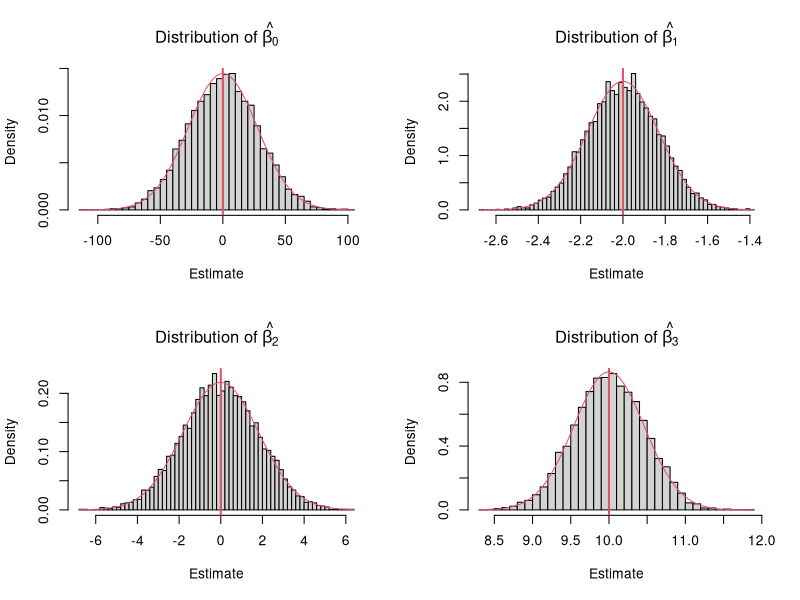
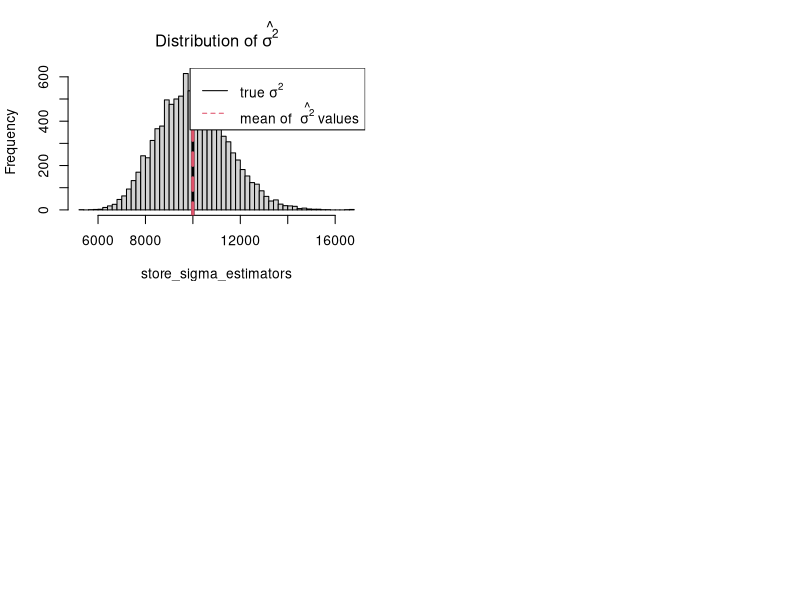
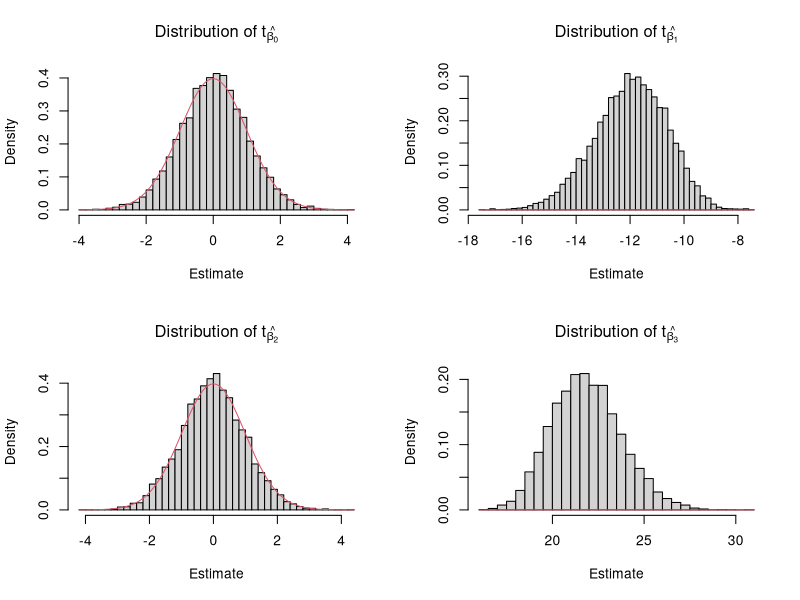
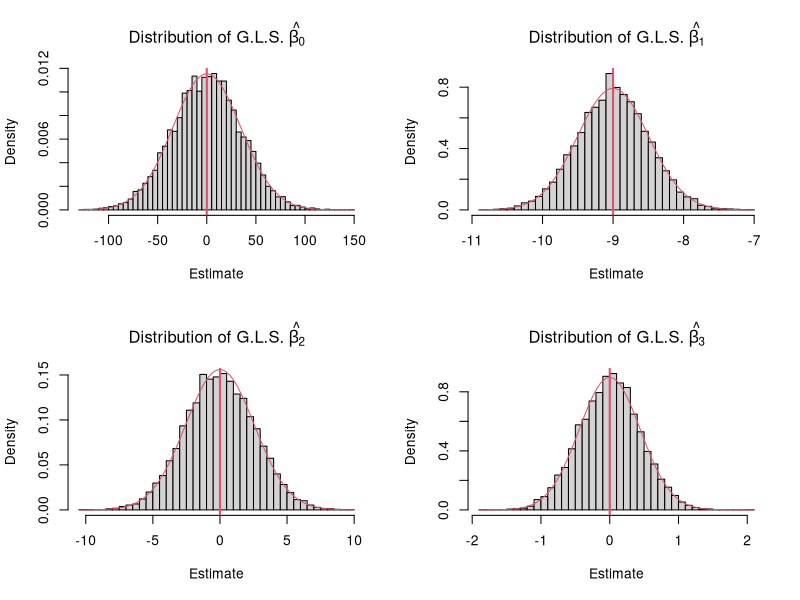

R code for these plots, in order:
## ---- chunk 1
# change formatting of code output:
knitr::opts_chunk$set(
  class.output  = "bg-primary",
  class.message = "bg-info text-info",
  class.warning = "bg-warning text-warning",
  class.error   = "bg-danger text-danger"
)
## ---- chunk 2
library(tidyverse)
library(mvtnorm)
## ---- chunk 3
set.seed(2)
# Define fixed parameters (the parameters that are the same for every dataset):
n <- 100 
p <- 4
X <- cbind( intercept=1, x1=runif(n,-100,100), x2=rnorm(n,12,5), x3=rexp(n,rate=0.05) )
beta <- sample( -10:10, size=p ) * c(0,1,0,1)         # and make beta0 and beta2 zero
sigma <- 100

store_estimates <- matrix( rep(NA,4*10000), ncol=4 )       # create a matrix to store the ols_beta_hat estimates
colnames(store_estimates) <- c("b0", "b1", "b2", "b3")   # name columns of the matrix created above

for( i in 1:10000 ){      # run 10,000 simulations
  
  e <- rnorm(n, mean=0, sd=sigma)           # generate the errors 
  y <- X %*% beta + e     # generate y
  ols_beta_hat <- solve( t(X)%*%X ) %*% t(X) %*% y    # calculate the OLS estimator of beta
  store_estimates[i,] <- ols_beta_hat                 # store the estimator
}

# plot the distributions of the beta OLS estimates generated in the simulation above:
par( mfrow=c(2,2) )
for( i in 1:4 ){
  hist(      x = store_estimates[,i], 
        breaks = 50,
          main = bquote("Distribution of"~hat(beta[.(i-1)]) ),
          xlab = "Estimate",
          freq = FALSE
      )
  abline( v = beta[i], col=2, lwd=2 )
  curve( dnorm( x, 
                mean = beta[i], 
                  sd = sqrt(  (sigma^2) * solve( t(X)%*%X )[i,i]  )  
              ), 
         add = TRUE,
         col = 2
        )
}
## ---- chunk 4
set.seed(2)
# use the same values of [X] and [sigma] as the simulation above

store_sigma_estimators <- rep(NA,10000)       # create a vector to store sigma estimate from each sample 

for( i in 1:10000 ){      # run 10,000 simulations
  
  e <- rnorm(n, mean=0, sd=sigma)                   # generate the errors 
  y <- X %*% beta + e                               # generate y
  ols_beta_hat <- solve( t(X)%*%X ) %*% t(X) %*% y    # calculate the OLS estimator of beta
  y_hat <- X %*% ols_beta_hat                       # calculate the predicted values of y
  sample_errors <- y_hat - y                        # calculate the predicted errors for this dataset
  store_sigma_estimators[i] <- ( t(sample_errors)%*%sample_errors ) / (n-p)
}

hist(      x = store_sigma_estimators, 
      breaks = 50,
        main = bquote("Distribution of"~hat(sigma^2) )    
    )

# draw in true sigma^2 value:
abline( v = sigma^2, lwd=3 )
abline( v = mean(store_sigma_estimators), lwd=3, col=2, lty=2 )

# draw a legend on the plot:
legend( "topright",
        lty = c(1,2),
        col = c(1,2),
        legend = c( as.expression( bquote("true"~sigma^2) ) ,
                    as.expression( bquote("mean of "~hat(sigma^2)~"values") ) 
                  ) 
      )

## ---- chunk 5
set.seed(2)
store_estimates <- matrix( rep(NA,4*10000), ncol=4 )       # create a matrix to store the ols_beta_hat estimates
colnames(store_estimates) <- c("t_b0", "t_b1", "t_b2", "t_b3")   # name columns of the matrix created above

for( i in 1:10000 ){      # run 10,000 simulations
  
  e <- rnorm(n, mean=0, sd=sigma)           # generate the errors 
  y <- c(  X %*% beta + e  )                        # generate y
  cov_beta_hat <- sigma^2 * solve( t(X)%*%X )   # calculate the variance/covariance matrix of beta_hat estimators
  ols_beta_hat <- c(  solve( t(X)%*%X ) %*% t(X) %*% y  )    # calculate the OLS estimator of beta
  y_hat <- c(  X %*% ols_beta_hat  )                        # calculate the fitted values of y
  sigma2_est <- c( t(y_hat-y)%*%(y_hat-y) ) / (n-p)          # generate estimate of sigma^2
  store_estimates[i,] <- c(ols_beta_hat) / sqrt( sigma2_est * diag(solve( t(X)%*%X )) )    # store the t-statistics
}

# plot the distributions of the t statistics generated in the simulation above:
par( mfrow=c(2,2) )
for( i in 1:4 ){
  hist(      x = store_estimates[,i], 
        breaks = 50,
          main = bquote("Distribution of"~t[hat(beta[.(i-1)])] ),
          xlab = "Estimate",
          freq = FALSE
      )
  curve( dt( x, 
             df = n-p
            ), 
         add = TRUE,
         col = 2
       )
}
## ---- chunk 6
set.seed(2)
# Define fixed parameters (the parameters that are the same for every dataset):
n <- 50 
p <- 4
X <- cbind( intercept=1, x1=runif(n,-100,100), x2=rnorm(n,12,5), x3=rexp(n,rate=0.05) )
beta <- sample( -10:10, size=p ) * c(0,1,0,1)         # and make beta0 and beta2 zero
sigma <- 10

# generate random variance/covariance structure for errors:
tempmat <- matrix( runif(n*n,-10,10), n, n )
sigma_covmat <- round( t(tempmat) %*% tempmat )

store_estimates <- matrix( rep(NA,4*10000), ncol=4 )       # create a matrix to store the beta_hat estimates
colnames(store_estimates) <- c("b0", "b1", "b2", "b3")   # name columns of the matrix created above

for( i in 1:10000 ){      # run 10,000 simulations
  e <- mvtnorm::rmvnorm(     n = 1,        # generate the errors
                          mean = rep(0, n),
                         sigma = sigma^2 * sigma_covmat 
                       ) %>% t()               
  y <- X %*% beta + e     # generate y
  
  # calculate the GLS estimator of beta:
  estimate_beta_hat <- solve( t(X)%*%solve(sigma_covmat)%*%X ) %*% t(X) %*% solve(sigma_covmat) %*% y    
  store_estimates[i,] <- estimate_beta_hat                 # store the GLS estimator
}


# plot the distributions of the beta estimates generated in the simulation above:
par( mfrow=c(2,2) )
for( i in 1:4 ){
  hist(      x = store_estimates[,i], 
        breaks = 50,
          main = bquote("Distribution of G.L.S."~hat(beta[.(i-1)]) ),
          xlab = "Estimate",
          freq = FALSE
      )
  abline( v = beta[i], col=2, lwd=2 )
  curve( dnorm( x, 
                mean = beta[i], 
                  sd = sqrt(  (sigma^2) * solve( t(X)%*%solve(sigma_covmat)%*%X )[i,i]  )  
              ), 
         add = TRUE,
         col = 2
        )
}
## ---- chunk 7
# simulate some random data:
mydata <- tibble( x1 = rnorm(100), x2=runif(100), x3=sample(0:1,size=100,replace=TRUE) )

true_beta <- sample(-10:10, size=4)
mydata <- mydata %>%
            mutate( error = rnorm(n()) ) %>% 
            mutate( y = true_beta[1] + true_beta[2]*x1 + true_beta[3]*x2 + true_beta[4]*x3 + error ) %>% 
            mutate( weight = sample(1:5, size=n(), replace=TRUE) )
mydata

X <- cbind(1,mydata[,c("x1","x2","x3")]) %>% as.matrix()
y <- mydata$y
W <- diag(mydata$weight)

# create an augmented dataset by duplicating each row/sample/observation according to it's weight:
mydata_5col <- mydata %>% select(y,x1,x2,x3) %>% mutate(rownum = row_number())
augmented_dataset <- mydata_5col %>% slice(0)
for( row_i in 1:nrow(mydata) ){
  
  for( j in 1:mydata$weight[row_i] ){
    augmented_dataset <- bind_rows( augmented_dataset,
                                    mydata_5col[row_i,]
                                  )
  }
}

# three equivalent methods, all leading to the same result:
lm( y ~ x1 + x2 + x3, data=augmented_dataset )
lm( y ~ x1+x2+x3, data=mydata, weights=mydata$weight )
solve( t(X) %*% W %*% X ) %*% t(X) %*% W %*% y
